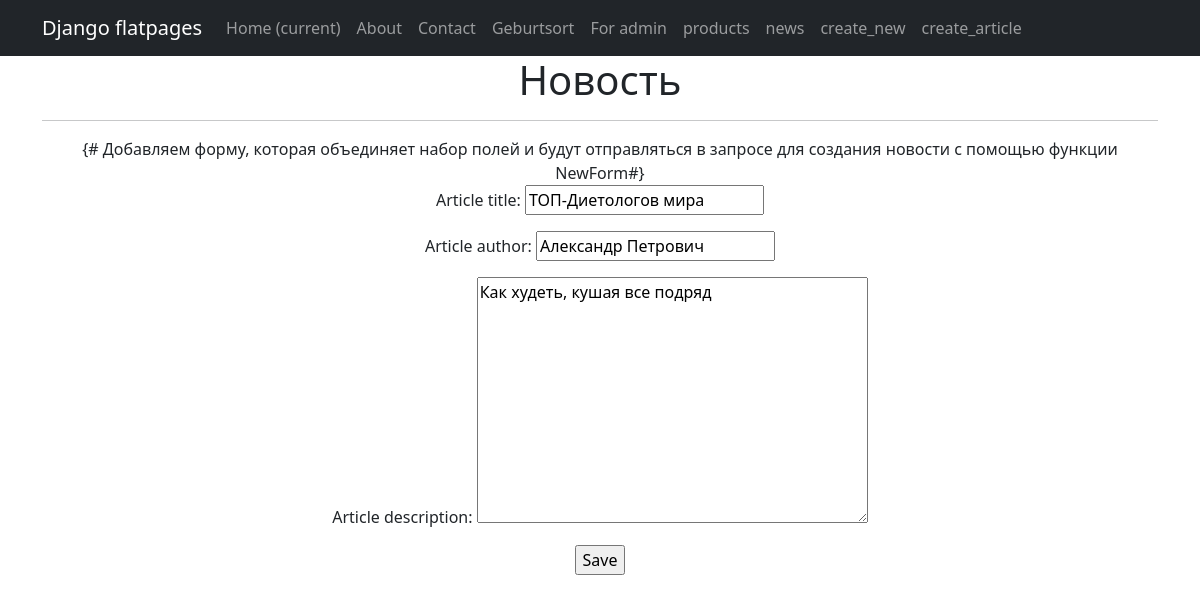
The app's page /post/new/2/update/ (signed in) with its own data.
### simpleapp/models.py (models this page shows, shortened)
class NewsPortal(models.Model):
    sort_date_of_publication = models.DateTimeField(auto_now_add=True)
    article_title = models.CharField(max_length=50, unique=True)   # названия статьи не должны повторяться
    article_author = models.CharField(max_length=50)
    article_description = models.TextField()   # Текст статьи
    news_category = models.ForeignKey(to='NewsCategory', on_delete=models.CASCADE, related_name='news')   # все

### simpleapp/views.py (the view, shortened to what this page needs)
# urls.py: path('post/new/<int:pk>/update/', NewUpdate.as_view(), name='new_update'),
class NewUpdate(PermissionRequiredMixin, UpdateView):
    permission_required = ('simpleapp.change_newsportal')
    form_class = NewForm
    model = NewsPortal
    template_name = 'flatpages/new_edit.html'
    def get_context_data(self, **kwargs):
        context = super().get_context_data(**kwargs)
        context['is_not_author'] = not self.request.user.groups.filter(name='authors').exists()
        return context

### simpleapp/forms.py (shortened to what this page needs)
class NewForm(forms.ModelForm):
    class Meta:
        model = NewsPortal
        fields = ['article_title', 'article_author', 'article_description']  # , #'news_category'

### templates/flatpages/new_edit.html (shortened to what this page needs)
{% extends 'flatpages/default.html' %}
{% block content %}
<h1> Новость </h1>
<hr>
    {# Добавляем форму, которая объединяет набор полей и будут отправляться в запросе для создания новости с помощью
функции NewForm#}
   <form action="" method="post">
   {{ form.as_p }}
   <input type="submit" value="Save" />
   </form>
{% endblock content %}

### records on screen
NewsPortal: article_title "ТОП-Диетологов мира", article_author "Александр Петрович", article_description "Как худеть, кушая все подряд"
